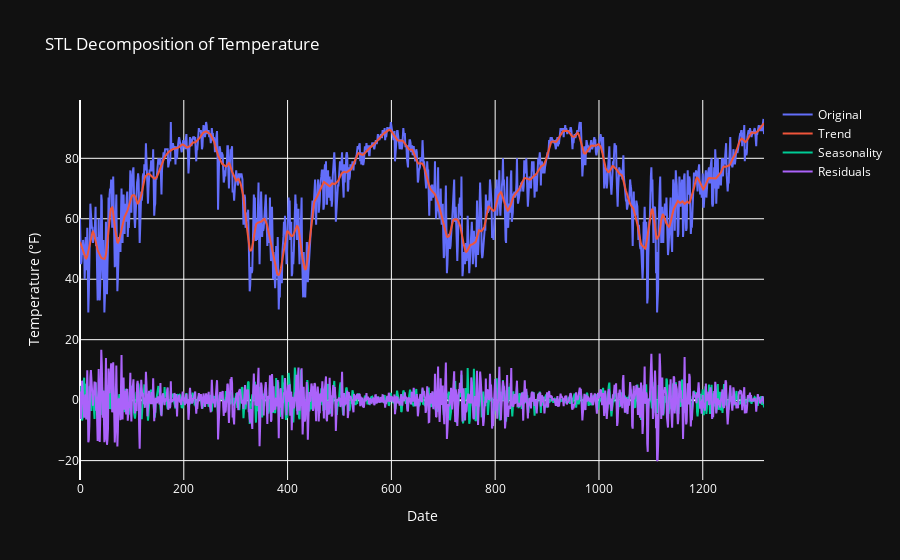

Notebook code cell kept with this figure:
### Code cell
# Perform STL decomposition
stl = STL(weather['TempAvgF'], period = 12)
result = stl.fit()

# Extract the components
trend = result.trend
seasonal = result.seasonal
residual = result.resid

# Create a Plotly figure with a dark background
fig = go.Figure()

# Add the original data trace
fig.add_trace(go.Scatter(x=weather.index, y=weather['TempAvgF'], mode='lines', name='Original'))

# Add the trend trace
fig.add_trace(go.Scatter(x=weather.index, y=trend, mode='lines', name='Trend'))

# Add the seasonal trace
fig.add_trace(go.Scatter(x=weather.index, y=seasonal, mode='lines', name='Seasonality'))

# Add the residual trace
fig.add_trace(go.Scatter(x=weather.index, y=residual, mode='lines', name='Residuals'))

# Set the layout with a dark background
fig.update_layout(
    plot_bgcolor='rgb(17, 17, 17)',
    paper_bgcolor='rgb(17, 17, 17)',
    font_color='white',
    title='STL Decomposition of Temperature',
    xaxis=dict(title='Date'),
    yaxis=dict(title='Temperature (°F)'),
    legend=dict(font=dict(color='white'))
)

# Display the plot
fig.show()

### Figure 1 — Plotly figure (JSON) as saved in the notebook; plotly's stock layout.template omitted (floating-point values rounded to 4 significant figures; data arrays with more than 128 entries replaced by an {"elided": "..."} marker saying what was removed)
{"data": [{"mode": "lines", "name": "Original", "type": "scatter", "x": {"elided": "1319 int values"}, "y": {"elided": "1319 int values"}}, {"mode": "lines", "name": "Trend", "type": "scatter", "x": {"elided": "1319 int values"}, "y": {"elided": "1319 float values"}}, {"mode": "lines", "name": "Seasonality", "type": "scatter", "x": {"elided": "1319 int values"}, "y": {"elided": "1319 float values"}}, {"mode": "lines", "name": "Residuals", "type": "scatter", "x": {"elided": "1319 int values"}, "y": {"elided": "1319 float values"}}], "layout": {"font": {"color": "white"}, "legend": {"font": {"color": "white"}}, "paper_bgcolor": "rgb(17, 17, 17)", "plot_bgcolor": "rgb(17, 17, 17)", "title": {"text": "STL Decomposition of Temperature"}, "xaxis": {"title": {"text": "Date"}}, "yaxis": {"title": {"text": "Temperature (°F)"}}}}
